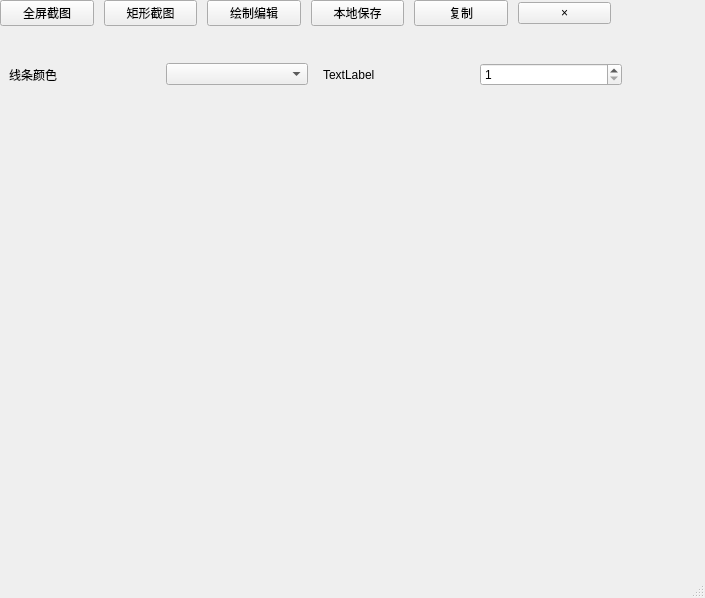
<?xml version="1.0" encoding="UTF-8"?>
<ui version="4.0">
 <class>MainWindow</class>
 <widget class="QMainWindow" name="MainWindow">
  <property name="geometry">
   <rect>
    <x>0</x>
    <y>0</y>
    <width>705</width>
    <height>598</height>
   </rect>
  </property>
  <property name="windowTitle">
   <string>MainWindow</string>
  </property>
  <widget class="QWidget" name="centralwidget">
   <widget class="QWidget" name="widgetSidebar" native="true">
    <property name="geometry">
     <rect>
      <x>0</x>
      <y>0</y>
      <width>611</width>
      <height>51</height>
     </rect>
    </property>
    <layout class="QHBoxLayout" name="horizontalLayout">
     <property name="spacing">
      <number>10</number>
     </property>
     <property name="sizeConstraint">
      <enum>QLayout::SetMaximumSize</enum>
     </property>
     <item>
      <widget class="QPushButton" name="btnFullscreen">
       <property name="text">
        <string>全屏截图</string>
       </property>
      </widget>
     </item>
     <item>
      <widget class="QPushButton" name="btnRect">
       <property name="text">
        <string>矩形截图</string>
       </property>
      </widget>
     </item>
     <item>
      <widget class="QPushButton" name="btnDraw">
       <property name="text">
        <string>绘制编辑</string>
       </property>
      </widget>
     </item>
     <item>
      <widget class="QPushButton" name="btnSave">
       <property name="text">
        <string>本地保存</string>
       </property>
      </widget>
     </item>
     <item>
      <widget class="QPushButton" name="btnCopy">
       <property name="text">
        <string>复制</string>
       </property>
      </widget>
     </item>
     <item>
      <widget class="QPushButton" name="btnClear">
       <property name="text">
        <string>×</string>
       </property>
      </widget>
     </item>
    </layout>
   </widget>
   <widget class="QWidget" name="widgetContent" native="true">
    <property name="geometry">
     <rect>
      <x>0</x>
      <y>50</y>
      <width>631</width>
      <height>491</height>
     </rect>
    </property>
    <layout class="QVBoxLayout" name="verticalLayout" stretch="1,9">
     <property name="sizeConstraint">
      <enum>QLayout::SetDefaultConstraint</enum>
     </property>
     <item>
      <widget class="QWidget" name="widgetEdit" native="true">
       <property name="minimumSize">
        <size>
         <width>0</width>
         <height>40</height>
        </size>
       </property>
       <layout class="QHBoxLayout" name="horizontalLayout_2">
        <property name="spacing">
         <number>15</number>
        </property>
        <item>
         <widget class="QLabel" name="lb_LinColor">
          <property name="text">
           <string>线条颜色</string>
          </property>
         </widget>
        </item>
        <item>
         <widget class="QComboBox" name="cmbLineColor"/>
        </item>
        <item>
         <widget class="QLabel" name="lb_LineWidth">
          <property name="text">
           <string>TextLabel</string>
          </property>
         </widget>
        </item>
        <item>
         <widget class="QSpinBox" name="spinLineWidth">
          <property name="minimum">
           <number>1</number>
          </property>
          <property name="maximum">
           <number>5</number>
          </property>
         </widget>
        </item>
       </layout>
      </widget>
     </item>
     <item>
      <widget class="QLabel" name="labelDisplay">
       <property name="text">
        <string/>
       </property>
       <property name="scaledContents">
        <bool>false</bool>
       </property>
       <property name="alignment">
        <set>Qt::AlignCenter</set>
       </property>
      </widget>
     </item>
    </layout>
   </widget>
  </widget>
  <widget class="QMenuBar" name="menubar">
   <property name="geometry">
    <rect>
     <x>0</x>
     <y>0</y>
     <width>705</width>
     <height>26</height>
    </rect>
   </property>
  </widget>
  <widget class="QStatusBar" name="statusbar"/>
 </widget>
 <resources/>
 <connections/>
</ui>
